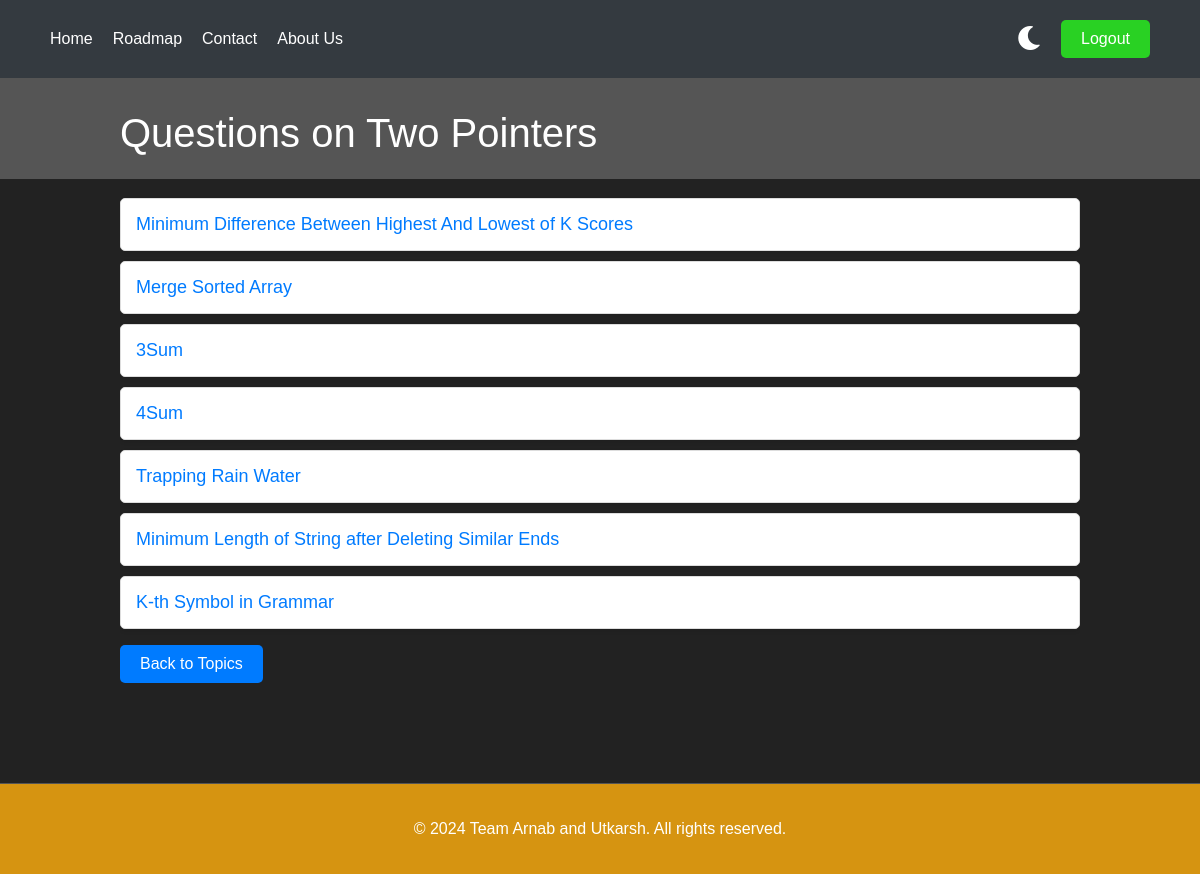
The app's page /questions/1/ (signed in) with its own data.
### home/models.py (models this page shows, shortened)
class Topic(models.Model):
    name = models.CharField(max_length=100, unique=True)

class Question(models.Model):
    title = models.CharField(max_length=255)
    link = models.URLField()
    topic = models.ForeignKey(Topic, on_delete=models.CASCADE, related_name='questions')

### home/views.py (the view)
# urls.py: path('questions/<int:topic_id>/', views.questions_page, name='questions'),
@login_required(login_url='login_page')
def questions_page(request, topic_id):
    topic = Topic.objects.get(id=topic_id)
    questions = Question.objects.filter(topic=topic)
    context = {'topic': topic, 'questions': questions}
    return render(request, 'questions.html', context)

### home/templates/questions.html (shortened to what this page needs)
{% include "header.html" %}
</head>
<body>
    <header>
        <div class="container">
            <div id="branding">
                <h1 class="display-4">Questions on {{ topic.name }}</h1>
            </div>
        </div>
    </header>
    <div class="container">
        <ul>
            {% for question in questions %}
            <li><a href="{{ question.link }}" target="_blank">{{ question.title }}</a></li>
            {% endfor %}
        </ul>
        <a href="{% url 'index' %}" class="button">Back to Topics</a>
    </div>
</body>
{% include "footer.html" %}

### home/templates/header.html (style rules this page uses)
body.dark-mode { background-color: #222; color: #fff; }

### home/templates/questions.html (style rules this page uses)
body { font-family: Arial, sans-serif; background-color: #333; margin: 0; padding: 0; }
.container { width: 80%; margin: auto; overflow: hidden; }
header { background: #555; color: #fff; padding-top: 30px; min-height: 70px; border-bottom: #222 3px solid; }
header #branding { float: left; }
header #branding h1 { margin: 0; }
.display-4 { font-size: 2.5rem; font-weight: 300; line-height: 1.2; margin-bottom: 20px; text-align: center; color: #fff; }
ul { padding: 0; list-style: none; }
ul li { background: #fff; color: #333; margin: 10px 0; padding: 15px; border: 1px solid #ddd; border-radius: 5px; box-shadow: 0 2px 4px rgba(0, 0, 0, 0.1); transition: transform 0.2s, box-shadow 0.2s; }
ul li a { color: #007bff; text-decoration: none; font-size: 18px; display: block; }
a.button { display: inline-block; color: #fff; background: #007bff; padding: 10px 20px; text-decoration: none; border-radius: 5px; transition: background 0.2s; }

### records on screen
Topic: name "Two Pointers"
Question: title "Minimum Difference Between Highest And Lowest of K Scores"
Question: title "Merge Sorted Array"
Question: title "3Sum"
Question: title "4Sum"
Question: title "Trapping Rain Water"
Question: title "Minimum Length of String after Deleting Similar Ends"
Question: title "K-th Symbol in Grammar"
